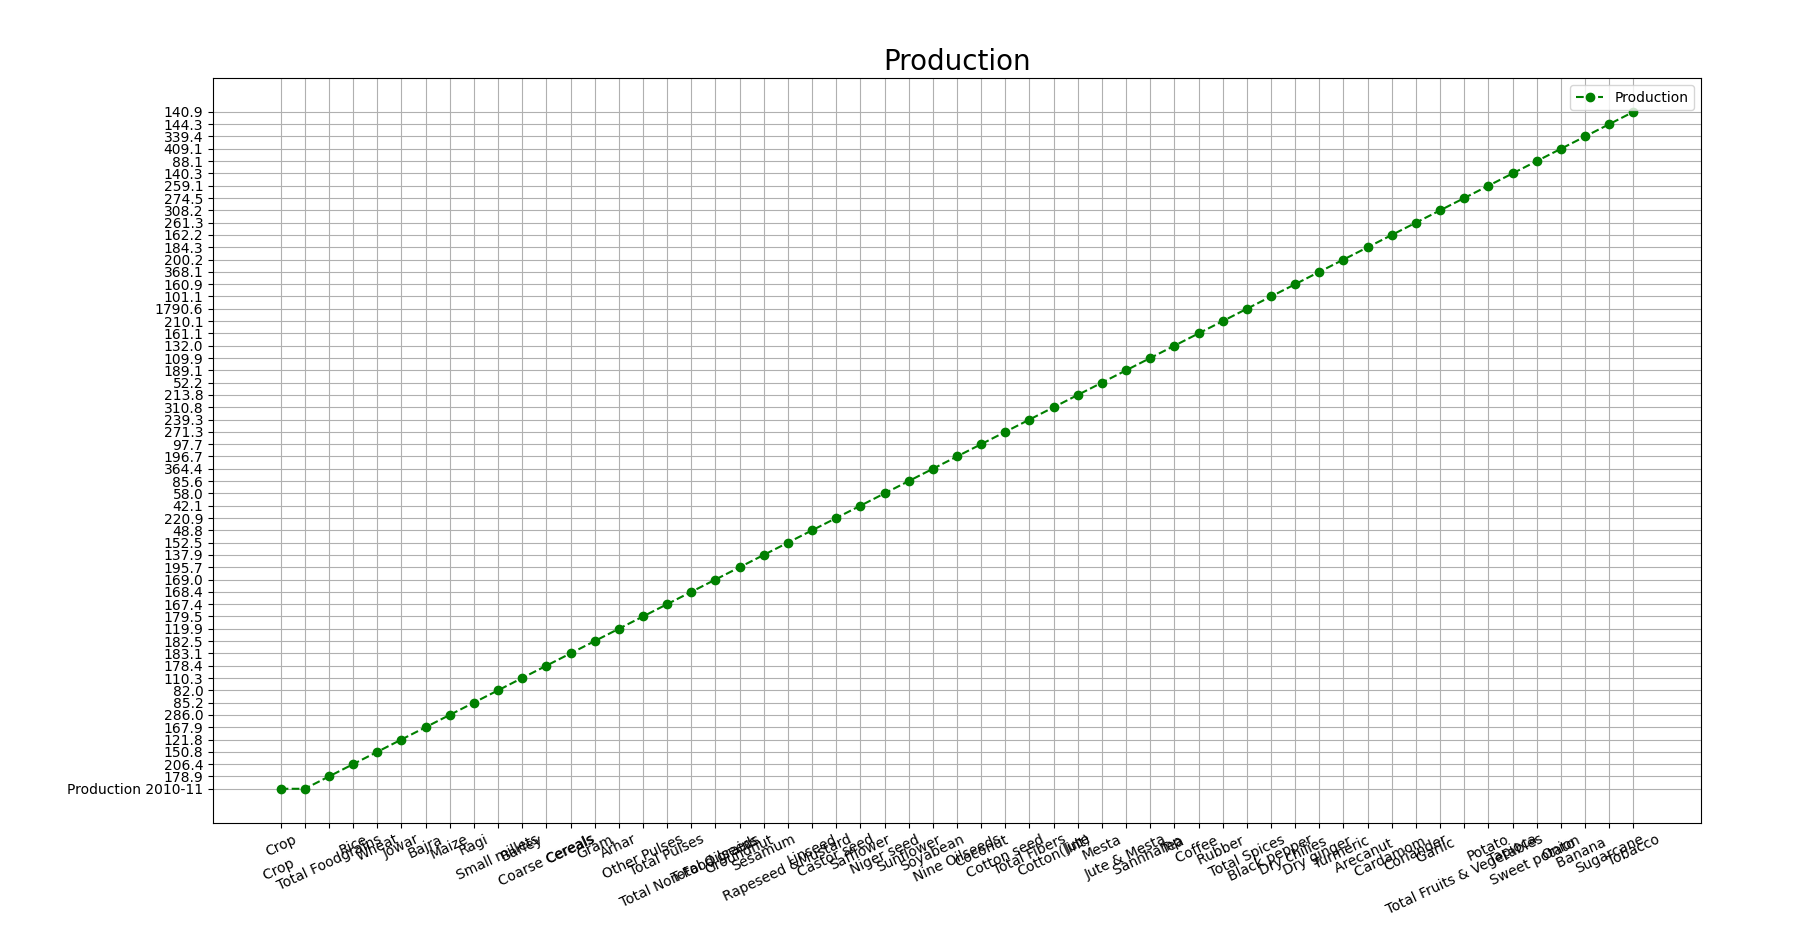

Write the Python code that produced this figure.
from tkinter import*
from PIL import ImageTk,Image
from matplotlib import pyplot as plt
from matplotlib import style
import numpy as np
import pandas as pd
import matplotlib.pyplot as plt
import csv

x = ['Crop']
y = ['Production 2010-11']

with open('production.csv.csv','r') as csvfile:
	lines = csv.reader(csvfile, delimiter=',')
	for column in lines:
		x.append(column[0])
		y.append(column[5])

plt.plot(x, y, color = 'g', linestyle = 'dashed',
		marker = 'o',label = "Production")

plt.xticks(rotation = 25)
plt.xlabel('')
plt.ylabel('')
plt.title('Production', fontsize = 20)
plt.grid()
plt.legend()
plt.show()
